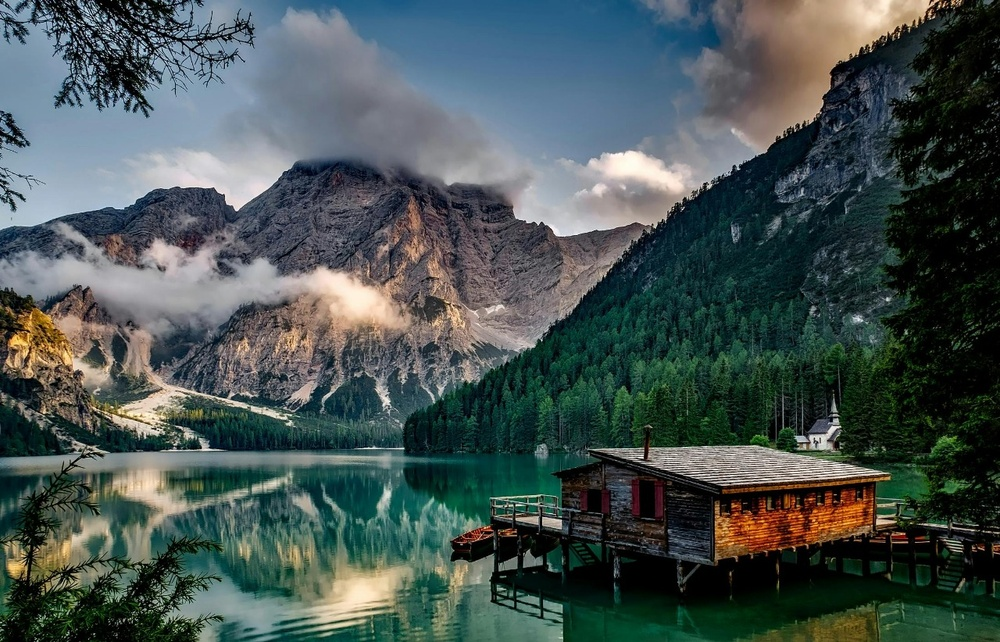
#> input picture assets/images/mountain.jpeg, 1000 x 642 px, shrunk from 1280 x 822 before the run
$ python 16-thresolding-simple.py
#> lines starting #> are read from the running program, lines starting #| are printed output that depends on the picture; after the words box and inside, x2 and y2 are one past the last pixel; in counts of white or black regions, pixels touching at a corner belong together
import cv2 as cv
import matplotlib.pyplot as plt
import numpy as np

img = cv.imread("assets/images/mountain.jpeg")
#> img is the input picture: shape (642, 1000, 3); mean B, G, R 82.4, 83.9, 71.3
cv.imshow("Cats",img)

gray = cv.cvtColor(img, cv.COLOR_BGR2GRAY)
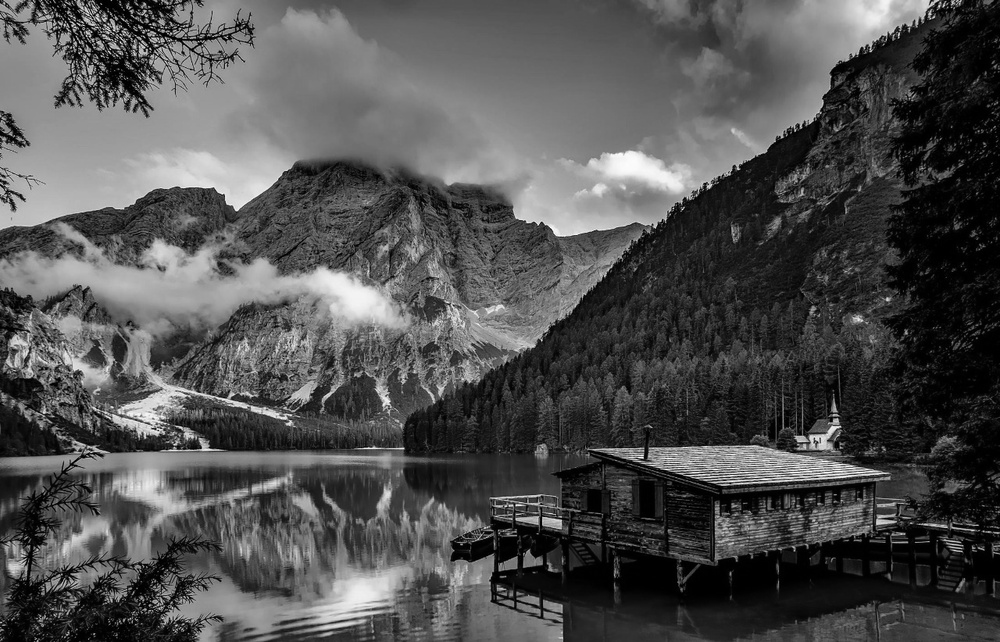
#> gray: shape (642, 1000); min 0, max 255, mean 80
cv.imshow("gray", gray)

thresold, thresh = cv.threshold(gray, 50, 255, cv.THRESH_BINARY)
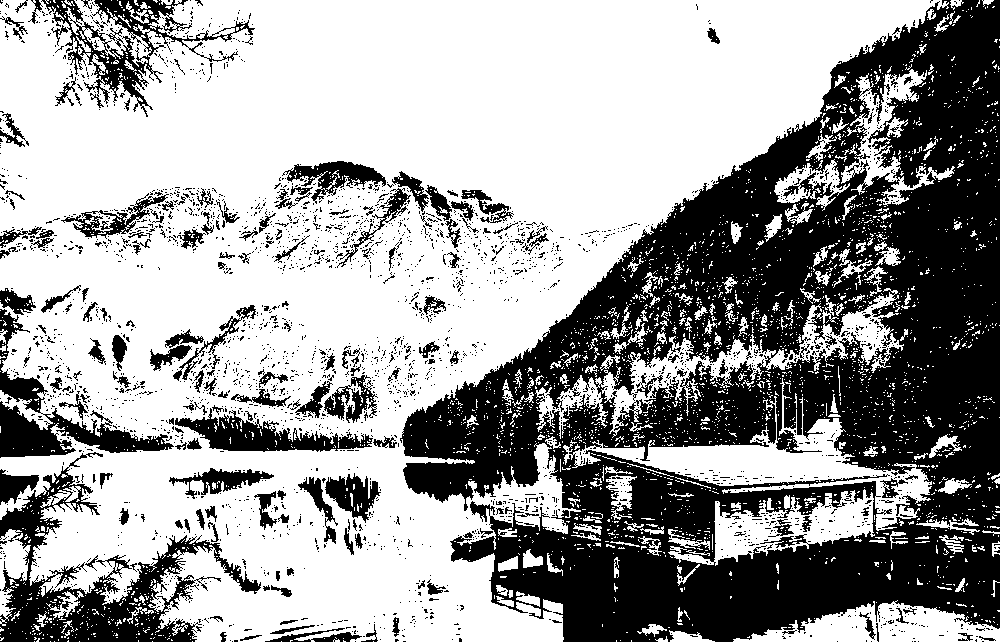
#> thresh: shape (642, 1000); 61.7% white; 2917 black regions (2729 under 20 px), largest, box (x1, y1, x2, y2) and area: (400, 0, 1000, 642) 185819, (0, 452, 261, 642) 13140, (0, 309, 174, 458) 5804
cv.imshow("Simple thresold", thresh)

thresold_inverse, thresh_inverse = cv.threshold(gray, 50, 255, cv.THRESH_BINARY_INV)
cv.imshow("Simple thresold Inverse", thresh_inverse)

cv.waitKey(0)
